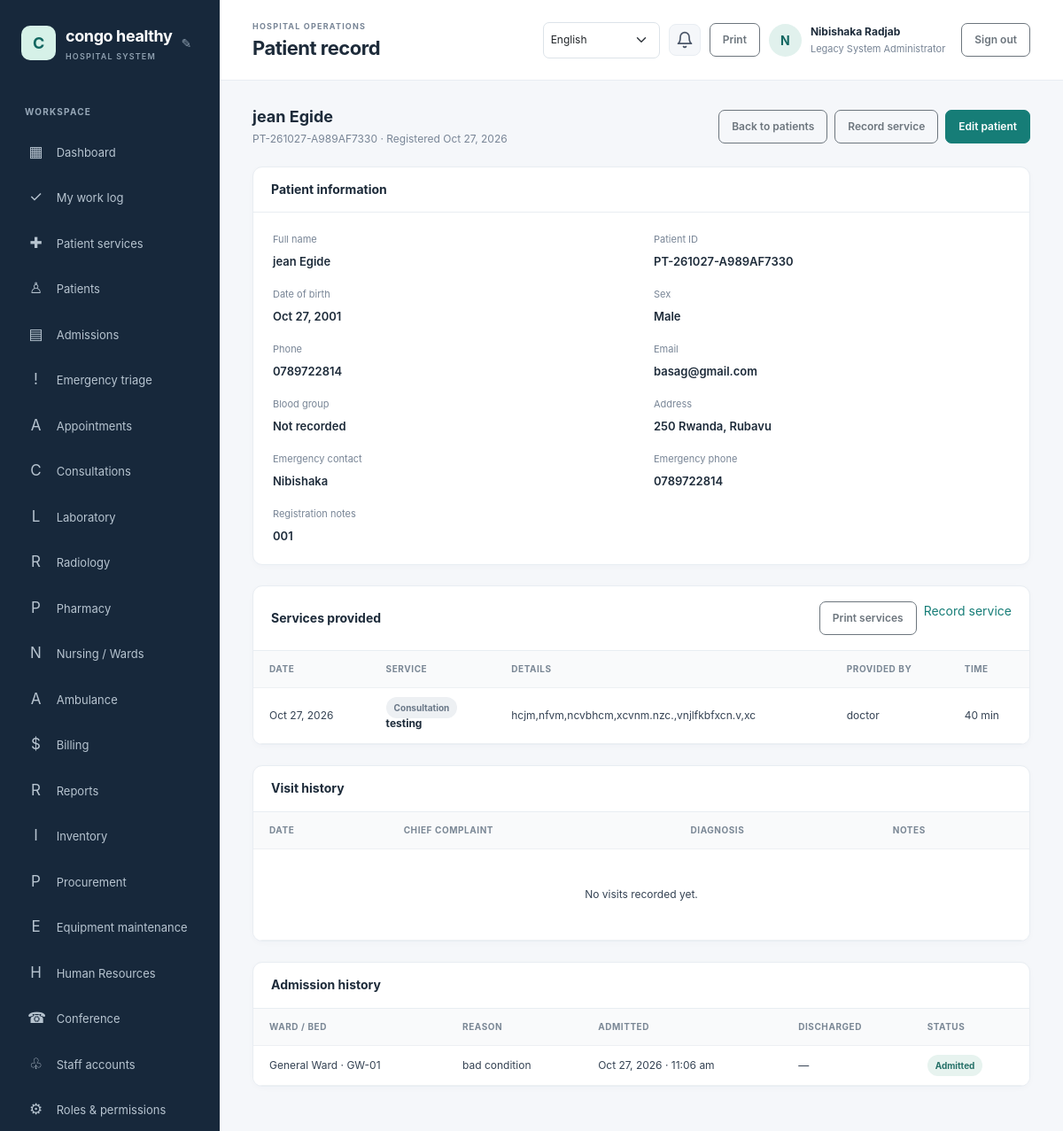
Page /patient/show.php?id=1 (signed in) on the committed database.
### tables this page shows
CREATE TABLE `hospital_settings` (
  `setting_key` varchar(80) NOT NULL,
  `setting_value` text NOT NULL,
  `updated_at` timestamp NOT NULL DEFAULT current_timestamp() ON UPDATE current_timestamp()
);

CREATE TABLE `users` (
  `id` bigint(20) UNSIGNED NOT NULL,
  `role_id` tinyint(3) UNSIGNED NOT NULL,
  `full_name` varchar(160) NOT NULL,
  `email` varchar(190) NOT NULL,
  `password_hash` varchar(255) NOT NULL,
  `is_active` tinyint(1) NOT NULL DEFAULT 1,
  `payment_method` enum('bank_transfer','mobile_money','paypal','other') DEFAULT NULL,
  `payment_details` varchar(255) DEFAULT NULL,
  `last_login_at` datetime DEFAULT NULL,
  `created_at` timestamp NOT NULL DEFAULT current_timestamp()
);

CREATE TABLE `roles` (
  `id` tinyint(3) UNSIGNED NOT NULL,
  `role_key` varchar(40) NOT NULL,
  `name` varchar(80) NOT NULL
);

CREATE TABLE `patients` (
  `id` bigint(20) UNSIGNED NOT NULL,
  `patient_no` varchar(30) NOT NULL,
  `first_name` varchar(80) NOT NULL,
  `last_name` varchar(80) NOT NULL,
  `date_of_birth` date DEFAULT NULL,
  `sex` enum('female','male','other','unspecified') NOT NULL DEFAULT 'unspecified',
  `phone` varchar(40) DEFAULT NULL,
  `email` varchar(190) DEFAULT NULL,
  `address` varchar(255) DEFAULT NULL,
  `blood_group` varchar(5) DEFAULT NULL,
  `emergency_contact_name` varchar(160) DEFAULT NULL,
  `emergency_contact_phone` varchar(40) DEFAULT NULL,
  `notes` text DEFAULT NULL,
  `created_by` bigint(20) UNSIGNED DEFAULT NULL,
  `created_at` timestamp NOT NULL DEFAULT current_timestamp(),
  `updated_at` timestamp NOT NULL DEFAULT current_timestamp() ON UPDATE current_timestamp()
);

CREATE TABLE `patient_services` (
  `id` bigint(20) UNSIGNED NOT NULL,
  `patient_id` bigint(20) UNSIGNED NOT NULL,
  `provided_by` bigint(20) UNSIGNED NOT NULL,
  `service_date` date NOT NULL,
  `category` varchar(40) NOT NULL,
  `service_name` varchar(160) NOT NULL,
  `details` text NOT NULL,
  `duration_minutes` smallint(5) UNSIGNED DEFAULT NULL,
  `created_at` timestamp NOT NULL DEFAULT current_timestamp()
);

CREATE TABLE `admissions` (
  `id` bigint(20) UNSIGNED NOT NULL,
  `patient_id` bigint(20) UNSIGNED NOT NULL,
  `bed_id` int(10) UNSIGNED NOT NULL,
  `admitted_by` bigint(20) UNSIGNED DEFAULT NULL,
  `admitted_at` datetime NOT NULL DEFAULT current_timestamp(),
  `discharged_at` datetime DEFAULT NULL,
  `reason` text NOT NULL,
  `status` enum('admitted','discharged') NOT NULL DEFAULT 'admitted',
  `active_patient_id` bigint(20) UNSIGNED GENERATED ALWAYS AS (case when `status` = 'admitted' then `patient_id` else NULL end) STORED,
  `active_bed_id` int(10) UNSIGNED GENERATED ALWAYS AS (case when `status` = 'admitted' then `bed_id` else NULL end) STORED
);

CREATE TABLE `wards` (
  `id` int(10) UNSIGNED NOT NULL,
  `name` varchar(100) NOT NULL,
  `ward_type` varchar(80) DEFAULT NULL
);

CREATE TABLE `beds` (
  `id` int(10) UNSIGNED NOT NULL,
  `ward_id` int(10) UNSIGNED NOT NULL,
  `bed_number` varchar(30) NOT NULL,
  `status` enum('available','occupied','maintenance') NOT NULL DEFAULT 'available'
);

### patient/show.php (the view, shortened to what the rows shown need)
<?php
require_once __DIR__ . '/../includes/auth.php';
require_permission('patients.view');
$id = filter_input(INPUT_GET, 'id', FILTER_VALIDATE_INT);
$statement = $pdo->prepare('SELECT * FROM patients WHERE id = :id');
$statement->execute(['id' => $id]);
$patient = $statement->fetch();
$admissions = [];
if (has_permission('admissions.view')) {
    $admissionsQuery = $pdo->prepare(
        'SELECT a.admitted_at, a.discharged_at, a.status, a.reason, w.name AS ward_name, b.bed_number
         FROM admissions a JOIN beds b ON b.id = a.bed_id JOIN wards w ON w.id = b.ward_id
         WHERE a.patient_id = :id ORDER BY a.admitted_at DESC LIMIT 20'
    );
    $admissionsQuery->execute(['id' => $id]);
    $admissions = $admissionsQuery->fetchAll();
}
$patientServices = [];
if (has_permission('patients.history') || has_permission('patient_services.view_all') || has_permission('patient_services.view_own')) {
    $serviceFilters = ['ps.patient_id = :patient_id'];
    $serviceParams = ['patient_id' => $id];
    $servicesQuery = $pdo->prepare(
        'SELECT ps.service_date, ps.category, ps.service_name, ps.details, ps.duration_minutes,
                u.full_name AS staff_name
         FROM patient_services ps JOIN users u ON u.id = ps.provided_by
         WHERE ' . implode(' AND ', $serviceFilters) . '
         ORDER BY ps.service_date DESC, ps.created_at DESC'
    );
    $servicesQuery->execute($serviceParams);
    $patientServices = $servicesQuery->fetchAll();
}
$pageTitle = 'Patient record';
require __DIR__ . '/../includes/header.php';
?>
<div class="page-heading">
    <div><h2><?= e($patient['first_name'] . ' ' . $patient['last_name']) ?></h2><p><?= e($patient['patient_no']) ?> · Registered <?= e(format_date($patient['created_at'])) ?></p></div>
</div>
<section class="content-card mt-0">
    <div class="detail-grid">
        <div class="detail-item"><span>Full name</span><strong><?= e($patient['first_name'] . ' ' . $patient['last_name']) ?></strong></div>
        <div class="detail-item"><span>Patient ID</span><strong><?= e($patient['patient_no']) ?></strong></div>
        <div class="detail-item"><span>Date of birth</span><strong><?= e(format_date($patient['date_of_birth'])) ?></strong></div>
        <div class="detail-item"><span>Sex</span><strong><?= e(ucfirst($patient['sex'])) ?></strong></div>
        <div class="detail-item"><span>Phone</span><strong><?= e($patient['phone'] ?: '—') ?></strong></div>
        <div class="detail-item"><span>Email</span><strong><?= e($patient['email'] ?: '—') ?></strong></div>
        <div class="detail-item"><span>Blood group</span><strong><?= e($patient['blood_group'] ?: 'Not recorded') ?></strong></div>
        <div class="detail-item"><span>Address</span><strong><?= e($patient['address'] ?: '—') ?></strong></div>
        <div class="detail-item"><span>Emergency contact</span><strong><?= e($patient['emergency_contact_name'] ?: '—') ?></strong></div>
        <div class="detail-item"><span>Emergency phone</span><strong><?= e($patient['emergency_contact_phone'] ?: '—') ?></strong></div>
        <?php if ($patient['notes']): ?><div class="detail-item"><span>Registration notes</span><strong><?= nl2br(e($patient['notes'])) ?></strong></div><?php endif; ?>
    </div>
</section>
<?php if (has_permission('patients.history') || has_permission('patient_services.view_all') || has_permission('patient_services.view_own')): ?>
<section class="content-card">
    <div class="table-responsive"><table class="table"><thead><tr><th>Date</th><th>Service</th><th>Details</th><th>Provided by</th><th>Time</th></tr></thead><tbody>
    <?php if ($patientServices === []): ?><tr><td class="empty-state" colspan="5">No service records available to your account.</td></tr><?php else: foreach ($patientServices as $service): ?>
        <tr><td><?= e(format_date($service['service_date'])) ?></td><td><span class="badge-neutral"><?= e(patient_service_categories()[$service['category']] ?? $service['category']) ?></span><br><span class="patient-name"><?= e($service['service_name']) ?></span></td><td><?= nl2br(e($service['details'])) ?></td><td><?= e($service['staff_name']) ?></td><td><?= $service['duration_minutes'] === null ? '—' : e((string) $service['duration_minutes'] . ' min') ?></td></tr>
    <?php endforeach; endif; ?>
    </tbody></table></div>
</section>
<?php endif; ?>
<?php if (has_permission('patients.history')): ?>
<section class="content-card">
    <div class="table-responsive"><table class="table"><thead><tr><th>Date</th><th>Chief complaint</th><th>Diagnosis</th><th>Notes</th></tr></thead></table></div>
</section>
<?php endif; ?>
<?php if (has_permission('admissions.view')): ?>
<section class="content-card">
    <div class="table-responsive"><table class="table"><thead><tr><th>Ward / bed</th><th>Reason</th><th>Admitted</th><th>Discharged</th><th>Status</th></tr></thead><tbody>
    <?php if ($admissions === []): ?><tr><td class="empty-state" colspan="5">No admissions recorded yet.</td></tr><?php else: foreach ($admissions as $admission): ?>
        <tr><td><?= e($admission['ward_name'] . ' · ' . $admission['bed_number']) ?></td><td><?= e($admission['reason']) ?></td><td><?= e(date('M j, Y · g:i a', strtotime($admission['admitted_at']))) ?></td><td><?= e($admission['discharged_at'] ? date('M j, Y · g:i a', strtotime($admission['discharged_at'])) : '—') ?></td><td><span class="<?= $admission['status'] === 'admitted' ? 'badge-soft' : 'badge-neutral' ?>"><?= e(ucfirst($admission['status'])) ?></span></td></tr>
    <?php endforeach; endif; ?>
    </tbody></table></div>
</section>
<?php endif; ?>
<?php require __DIR__ . '/../includes/footer.php'; ?>

### includes/header.php (shortened to what the rows shown need)
<?php
$pageTitle = $pageTitle ?? 'Dashboard';
$user = current_user();
$_hospitalName = get_hospital_name();
?>
<!doctype html>
<html lang="en">
<head>
    <link href="https://cdn.jsdelivr.net/npm/bootstrap@5.3.3/dist/css/bootstrap.min.css" rel="stylesheet">
    <link href="/hospital%20management/assets/css/app.css" rel="stylesheet">
</head>
<body>
<div class="app-shell">
    <aside class="sidebar" id="workspace-menu" aria-label="Workspace navigation">
        <div class="brand-wrap">
            <a class="brand" href="/hospital%20management/dashboard.php"><span class="brand-mark"><?= e(strtoupper(substr($_hospitalName, 0, 1))) ?></span><span><?= e($_hospitalName) ?><small>HOSPITAL SYSTEM</small></span></a>
        </div>
    </aside>
    <main class="main-content">
        <header class="topbar">
            <div class="topbar-heading">
                <div>
                    <h1><?= e($pageTitle) ?></h1>
                </div>
            </div>
            <div class="user-menu">
                <a class="user-detail no-print" href="/hospital%20management/profile.php"><strong><?= e($user['full_name'] ?? '') ?></strong><span><?= e($user['role_name'] ?? '') ?></span></a>
            </div>
        </header>
        <section class="page-body">

### rows in the picture
hospital_settings: setting_value "C", setting_value "congo healthy"
users: role.name "Legacy System Administrator"
patients: first_name+last_name "jean Egide", patient_no "PT-261027-A989AF7330", created_at "Oct 27, 2026", date_of_birth "Oct 27, 2001", sex "Male", phone "0789722814", email "basag@gmail.com", blood_group "Not recorded", address "250 Rwanda, Rubavu", emergency_contact_name "Nibishaka", emergency_contact_phone "0789722814", notes "001"
patient_services: service_date "Oct 27, 2026", category "Consultation", service_name "testing", details "hcjm,nfvm,ncvbhcm,xcvnm.nzc.,vnjlfkbfxcn.v,xc", provided_by.full_name "doctor", duration_minutes "40 min"
admissions: wards.name "General Ward · GW-01", reason "bad condition", admitted_at "Oct 27, 2026 · 11:06 am", discharged_at "—", status "Admitted"

### other values in the picture
$pageTitle "Patient record"
substr($user['full_name'] ?? 'U', 0, 1) "N"
$user['full_name'] "Nibishaka Radjab"
form field lang "English"
